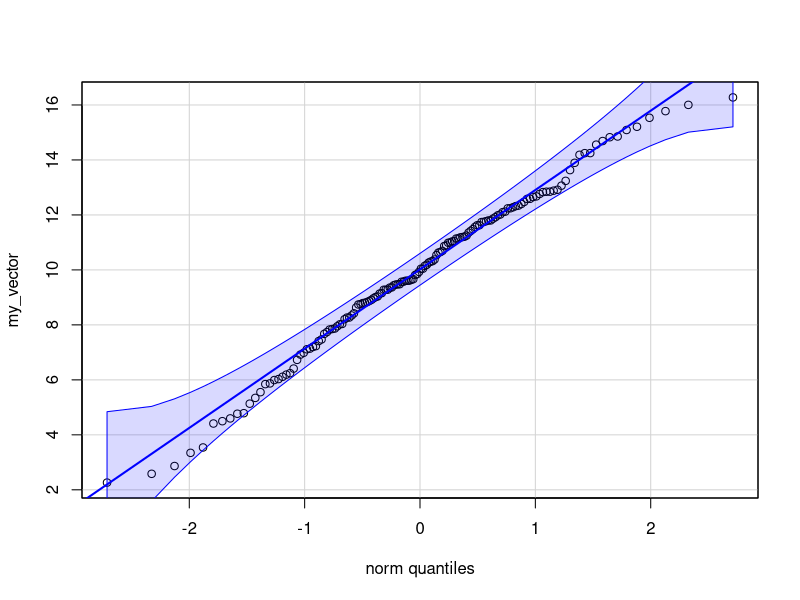
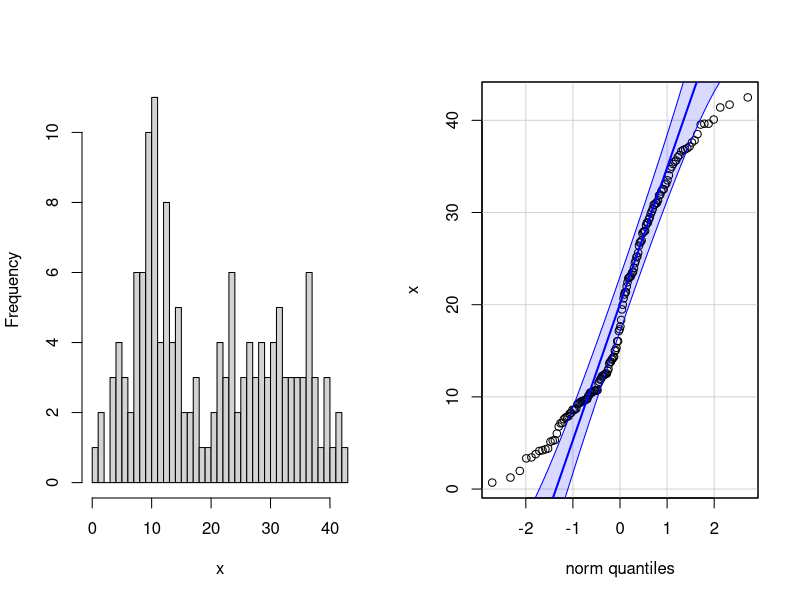
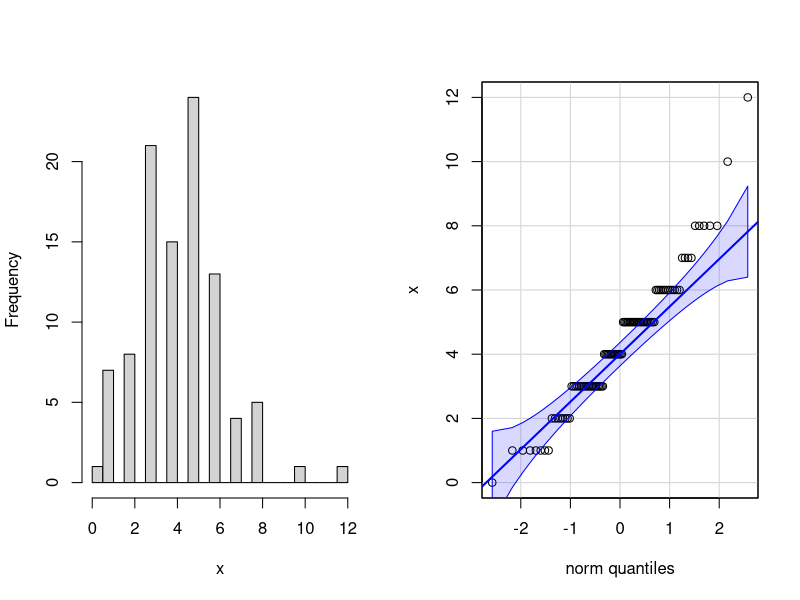
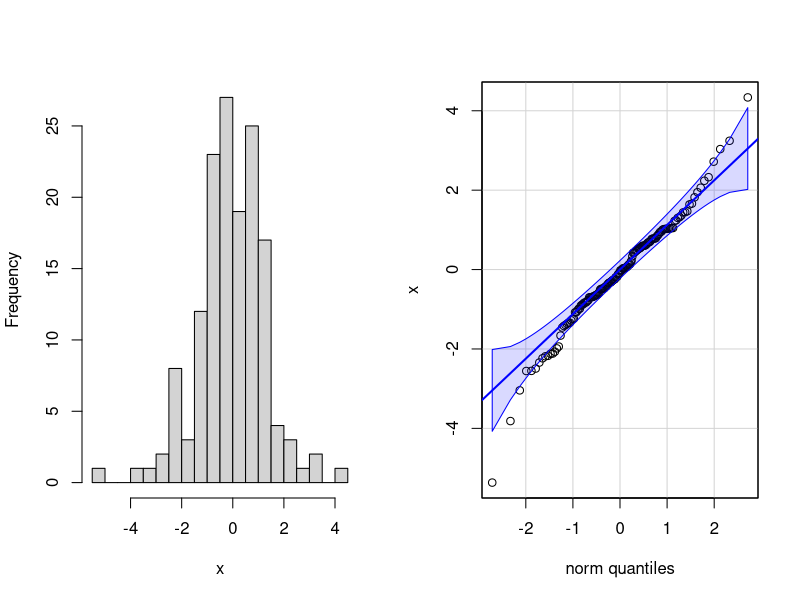
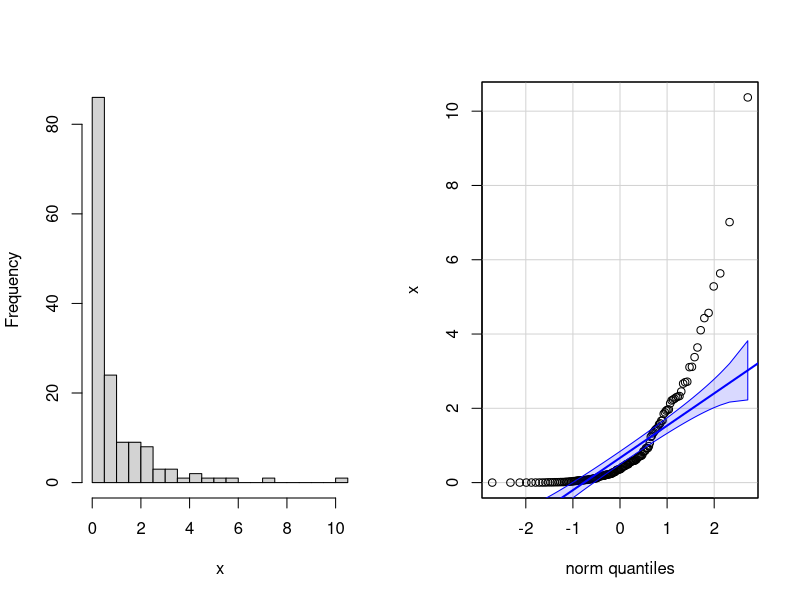

Here is the R script that generated these plots, in order:
# title: "Работа с распределениями"
# author: "Марина Варфоломеева, Вадим Хайтов, Анастасия Лянгузова"




# # Нормальное распределение ########################################

# ## Стандартизация (Z-преобразование) ##############################

# Задание 1 -----------------------------------------------------------
# Стандартизуйте вектор 1:5
# Чему после стандартизации будет равно среднее?
# Стандартное отклонение?

# # Проверка на нормальность ########################################

# ## Квантильный график

set.seed(9128)
my_vector <- rnorm(n = 150, mean = 10, sd = 3)
library(car)
qqPlot(my_vector, id = FALSE) # квантильный график

# Задание 2------------------------------------------------------------
# Выполните по одному эти блоки кода.
# Что вы можете сказать о свойствах распределений,
# изображенных на квантильных графиках?

# Блок 1 ----
library(car)
set.seed(3287447)
x <- c(rnorm(n = 75, mean = 10, sd = 4), rnorm(n = 75, mean = 30, sd = 6))
par(mfrow = c(1, 2))
hist(x, nclass = 30, main = '')
qqPlot(x, id = FALSE)
par(mfrow = c(1, 1))

# Блок 2 ----
set.seed(8921)
x <- rpois(n = 100, lambda = 4)
par(mfrow = c(1, 2))
hist(x , nclass = 30, main = '')
qqPlot(x, id = FALSE)
par(mfrow = c(1, 1))

# Блок 3 ----
set.seed(49199158)
x <- rt(n = 150, df = 6)
par(mfrow = c(1, 2))
hist(x , nclass = 30, main = '')
qqPlot(x, id = FALSE)
par(mfrow = c(1, 1))

# Блок 4 ----
set.seed(1298)
x <- rchisq(n = 150, df = 1)
par(mfrow = c(1, 2))
hist(x, nclass = 30, main = '')
qqPlot(x, id = FALSE)
par(mfrow = c(1, 1))


# Задание 3 -------------------------------------------------------------
# Проверьте при
# помощи квантильного графика, подчиняются ли
# эти переменные нормальному распределению.
#
# - Рост американских женщин (датасет women)
# - Длина чашелистиков у ирисов (датасет iris)
# - Число пойманных рысей в Канаде с 1821 по 1934г. (датасет lynx)



# Если интересны подробности о распределениях, можно посмотреть симуляции, например, здесь
# https://stats.stackexchange.com/questions/101274/how-to-interpret-a-qq-plot


# # Оценка вероятностей при помощи распределений #########################


# ## Пример: Размеры улиток ###############################################
#
# В выборке улиток средний диаметр раковины 5 см со стандартным отклонением 1.5 см.
#
# - Какова вероятность того, что случайно выбранная улитка окажется __меньше 3 см__?
# - Какова вероятность того, что случайно выбранная улитка окажется __больше 6 см__?
# - Какова доля улиток с размером раковины __в пределах 3--6 см__?


# ### Какова вероятность того, что случайно выбранная улитка окажется __меньше 3 см__?
Z_1 <- (3 - 5) / 1.5
pnorm(q = Z_1)
# или то же самое
pnorm(q = 3, mean = 5, sd = 1.5)

# ### Какова вероятность того, что случайно выбранная улитка окажется __больше 6 см__?
1 - pnorm(q = 6, mean = 5, sd = 1.5)

# ### Какова доля улиток с размером раковины __в пределах 3--6 см__?
pnorm(q = 6, mean = 5, sd = 1.5) - pnorm(q = 3, mean = 5, sd = 1.5)


# ## Задание 4 ---------------------------------------------------------
#
# Средний рост 18-летних мужчин в России 174.7 см
# со стандартным отклонением 6.65 см.
# В пилоты берут только людей с ростом от 160 до
# 190 см (по приказу Минтранса).
#
# - Какова вероятность того, что случайно выбранный мужчина окажется __ниже 160 см__?
#
# - Какова вероятность того, что случайно выбранный мужчина окажется  __больше 190 см__?
#
# - Какова доля мужчин, не подходящих по росту в пилоты, т.е. __меньше 160 и больше 190 см__?



# ## Задание 5 ---------------------------------------------------------
#
# Средний рост девушек в 16 лет --- 162.2 см со
# стандартным отклонением 6.0 см.
# В пилоты берут только людей с ростом от 160 до
# 190 см (по приказу Минтранса).
#
# Какой процент девушек подходит по росту в пилоты?


# Задание 6 -------------------------------------------------------------

# Предположим, что вес новорожденных нормально
# распределен со средним значением 3500 г и
# стандартным отклонением 600 г.
# - Какой процент детей рождается с весом больше 3200г.
# - Какой процент детей рождается с весом в пределах 2500-4500г.


